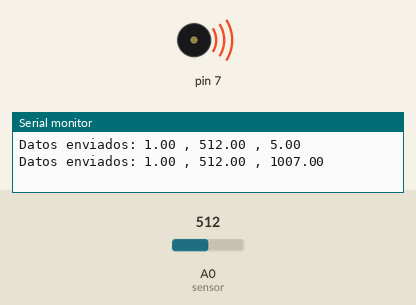
A sketch run on a simulated Arduino Nano, built with avr-gcc and run on an emulated ATmega328P. On the bench: buzzer (waves = sounding), the last lines printed to the serial monitor. The test bench sets the inputs (shaded band); at power-on: A0 (sensor) = 512. No radio packets arrive unless stated.

Above: at 1.8 s.
1.9 s: A0 (sensor) set to 211
3.4 s: A0 (sensor) set to 189
At 4.3 s:
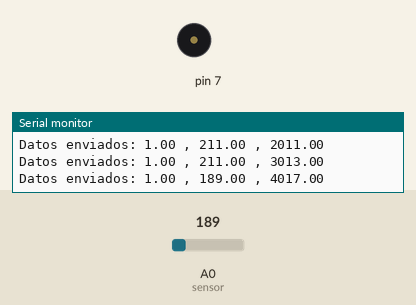
5.5 s: A0 (sensor) set to 210
At 7.2 s:
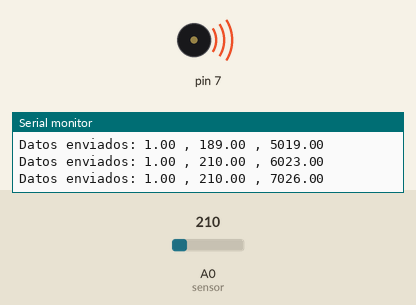
7.5 s: A0 (sensor) set to 190
At 9.1 s:
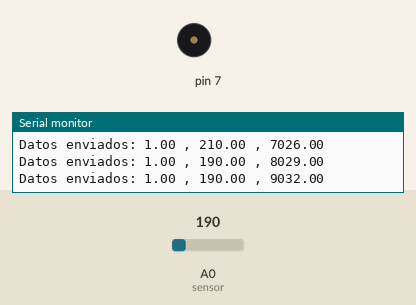
Timing chart, 0 to 10.5 s (numbered marks = the images above; inputs shaded):
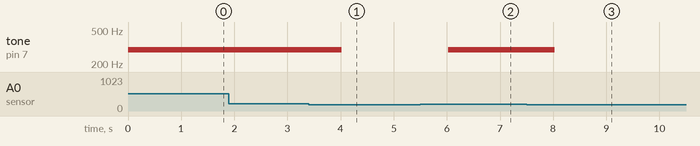

Measured:
- the behaviour switches between 200 and 199 on A0 (sensor) (found by bisection; images 0 and 1)
- after the input at 3.4 s, tone on pin 7: 294 Hz → silent after 0.62 s
- after the input at 5.5 s, tone on pin 7: silent → 294 Hz after 0.53 s
- after the input at 7.5 s, tone on pin 7: 294 Hz → silent after 0.53 s

The sketch:

sketch_mar25a.ino
```cpp
//Codigo ARDUINO NANO - EMISOR
#include <SPI.h>
#include <nRF24L01.h> // Libreria para la radio
#include <RF24.h>

//Declaremos los pines CE y el CSN del modulo de Radio
#define CE_PIN 9
#define CSN_PIN 10

//Variable con la dirección del canal por donde se va a transmitir
byte direccion[5] ={'S','E','D','1','9'};
int id_modulo = 1;
//creamos el objeto radio (NRF24L01)
RF24 radio(CE_PIN, CSN_PIN);

//vector con los datos a enviar
float datos[3];

void setup()
{
  //inicializamos el NRF24L01
  radio.begin();
  //inicializamos el puerto serie
  Serial.begin(9600);

//Abrimos un canal de escritura
 radio.openWritingPipe(direccion);

}

void loop()
{
 int adc_MQ = analogRead(A0); //Lectura de la salida analogica A0 donde se encuentra el sensor MQ-135

 //cargamos los datos en la variable datos[]
 datos[0]=id_modulo;
 datos[1]=adc_MQ;
 datos[2]=millis();
 //enviamos los datos
 bool ok = radio.write(datos, sizeof(datos));
  //reportamos por el puerto serial los datos enviados
  if(ok)
  {
     Serial.print("Datos enviados: ");
     Serial.print(datos[0]);
     Serial.print(" , ");
     Serial.print(datos[1]);
     Serial.print(" , ");
     Serial.println(datos[2]);
  }
  else
  {
    Serial.print("Valor sensor: ");
    Serial.println(adc_MQ);
    Serial.println("no se ha podido enviar");
  }

 //Si se detecta humo se activa la alerta sonora
 if(adc_MQ >=200){
  tone(7,294,5000); //Se manda señal a pin D7 sonido con frecuendia de 294 Hz, suena durante 5000 ms
 }
 else{
  noTone(7);
 }
  delay(1000);
}
```
